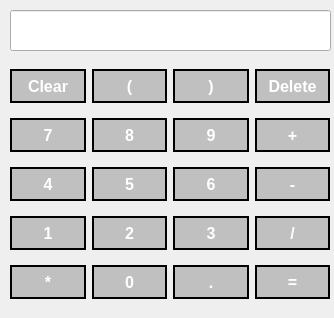
<?xml version="1.0" encoding="UTF-8"?>
<ui version="4.0">
 <class>Form</class>
 <widget class="QWidget" name="Form">
  <property name="geometry">
   <rect>
    <x>0</x>
    <y>0</y>
    <width>334</width>
    <height>318</height>
   </rect>
  </property>
  <property name="windowTitle">
   <string>Calculator</string>
  </property>
  <property name="styleSheet">
   <string notr="true">Form {
	background-color: #fafafa;
}

QPushButton {
	background-color: silver;
	color: #fff;
	border: 2px solid;
	font-weight: bold;
	font-size: 16px;
	height: 30px;
	width: 30px;
}

QPushButton:hover {
	background-color: white;
	color: black;
}</string>
  </property>
  <widget class="QWidget" name="gridLayoutWidget">
   <property name="geometry">
    <rect>
     <x>10</x>
     <y>60</y>
     <width>320</width>
     <height>251</height>
    </rect>
   </property>
   <layout class="QGridLayout" name="gridLayout">
    <item row="3" column="3">
     <widget class="QPushButton" name="dividButton">
      <property name="text">
       <string>/</string>
      </property>
     </widget>
    </item>
    <item row="4" column="1">
     <widget class="QPushButton" name="pushButton_0">
      <property name="text">
       <string>0</string>
      </property>
     </widget>
    </item>
    <item row="4" column="2">
     <widget class="QPushButton" name="dotButton">
      <property name="text">
       <string>.</string>
      </property>
     </widget>
    </item>
    <item row="4" column="3">
     <widget class="QPushButton" name="equalsButton">
      <property name="text">
       <string>=</string>
      </property>
     </widget>
    </item>
    <item row="2" column="1">
     <widget class="QPushButton" name="pushButton_5">
      <property name="text">
       <string>5</string>
      </property>
     </widget>
    </item>
    <item row="2" column="2">
     <widget class="QPushButton" name="pushButton_6">
      <property name="text">
       <string>6</string>
      </property>
     </widget>
    </item>
    <item row="3" column="1">
     <widget class="QPushButton" name="pushButton_2">
      <property name="text">
       <string>2</string>
      </property>
     </widget>
    </item>
    <item row="1" column="2">
     <widget class="QPushButton" name="pushButton_9">
      <property name="text">
       <string>9</string>
      </property>
     </widget>
    </item>
    <item row="2" column="0">
     <widget class="QPushButton" name="pushButton_4">
      <property name="text">
       <string>4</string>
      </property>
     </widget>
    </item>
    <item row="2" column="3">
     <widget class="QPushButton" name="minusButton">
      <property name="text">
       <string>-</string>
      </property>
     </widget>
    </item>
    <item row="3" column="2">
     <widget class="QPushButton" name="pushButton_3">
      <property name="text">
       <string>3</string>
      </property>
     </widget>
    </item>
    <item row="1" column="1">
     <widget class="QPushButton" name="pushButton_8">
      <property name="text">
       <string>8</string>
      </property>
     </widget>
    </item>
    <item row="3" column="0">
     <widget class="QPushButton" name="pushButton_1">
      <property name="text">
       <string>1</string>
      </property>
     </widget>
    </item>
    <item row="4" column="0">
     <widget class="QPushButton" name="miltiplyButton">
      <property name="text">
       <string>*</string>
      </property>
     </widget>
    </item>
    <item row="1" column="3">
     <widget class="QPushButton" name="plusButton">
      <property name="text">
       <string>+</string>
      </property>
     </widget>
    </item>
    <item row="0" column="0">
     <widget class="QPushButton" name="clearButton">
      <property name="text">
       <string>Clear</string>
      </property>
     </widget>
    </item>
    <item row="0" column="3">
     <widget class="QPushButton" name="deleteButton">
      <property name="text">
       <string>Delete</string>
      </property>
     </widget>
    </item>
    <item row="1" column="0">
     <widget class="QPushButton" name="pushButton_7">
      <property name="text">
       <string>7</string>
      </property>
     </widget>
    </item>
    <item row="0" column="2">
     <widget class="QPushButton" name="endBracketButton">
      <property name="text">
       <string>)</string>
      </property>
     </widget>
    </item>
    <item row="0" column="1">
     <widget class="QPushButton" name="startBracketButton">
      <property name="text">
       <string>(</string>
      </property>
     </widget>
    </item>
   </layout>
  </widget>
  <widget class="QLineEdit" name="lineEdit">
   <property name="geometry">
    <rect>
     <x>10</x>
     <y>10</y>
     <width>321</width>
     <height>41</height>
    </rect>
   </property>
   <property name="font">
    <font>
     <family>Ubuntu</family>
     <pointsize>16</pointsize>
    </font>
   </property>
  </widget>
 </widget>
 <resources/>
 <connections/>
</ui>
